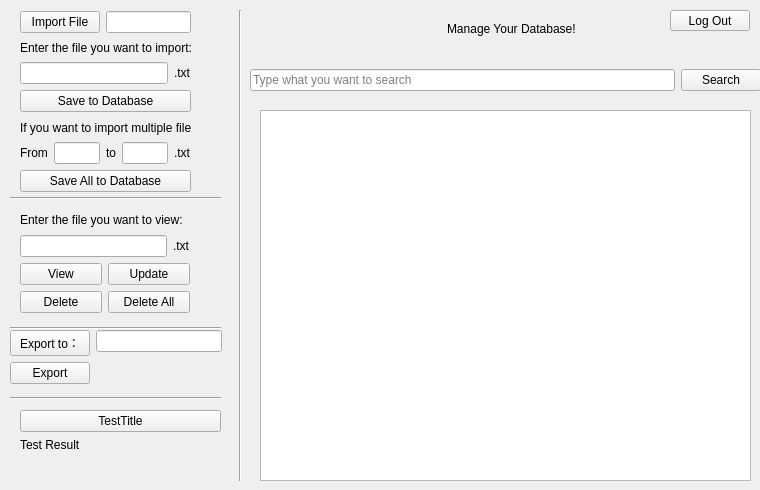
<?xml version="1.0" encoding="UTF-8"?>
<ui version="4.0">
 <class>MainViewWidget</class>
 <widget class="QWidget" name="MainViewWidget">
  <property name="geometry">
   <rect>
    <x>0</x>
    <y>0</y>
    <width>760</width>
    <height>490</height>
   </rect>
  </property>
  <property name="windowTitle">
   <string>Form</string>
  </property>
  <widget class="QWidget" name="wTitle" native="true">
   <property name="geometry">
    <rect>
     <x>410</x>
     <y>10</y>
     <width>203</width>
     <height>38</height>
    </rect>
   </property>
   <layout class="QHBoxLayout" name="horizontalLayout">
    <item>
     <spacer name="horizontalSpacer">
      <property name="orientation">
       <enum>Qt::Horizontal</enum>
      </property>
      <property name="sizeHint" stdset="0">
       <size>
        <width>37</width>
        <height>17</height>
       </size>
      </property>
     </spacer>
    </item>
    <item>
     <widget class="QLabel" name="lblTitle">
      <property name="text">
       <string>Manage Your Database!</string>
      </property>
     </widget>
    </item>
    <item>
     <spacer name="horizontalSpacer_2">
      <property name="orientation">
       <enum>Qt::Horizontal</enum>
      </property>
      <property name="sizeHint" stdset="0">
       <size>
        <width>14</width>
        <height>17</height>
       </size>
      </property>
     </spacer>
    </item>
   </layout>
  </widget>
  <widget class="QWidget" name="wSearch" native="true">
   <property name="geometry">
    <rect>
     <x>250</x>
     <y>60</y>
     <width>511</width>
     <height>40</height>
    </rect>
   </property>
   <layout class="QHBoxLayout" name="horizontalLayout_2">
    <item>
     <widget class="QLineEdit" name="leSearch">
      <property name="placeholderText">
       <string>Type what you want to search</string>
      </property>
     </widget>
    </item>
    <item>
     <widget class="QPushButton" name="btnSearch">
      <property name="text">
       <string>Search</string>
      </property>
     </widget>
    </item>
   </layout>
  </widget>
  <widget class="Line" name="line">
   <property name="geometry">
    <rect>
     <x>230</x>
     <y>10</y>
     <width>20</width>
     <height>471</height>
    </rect>
   </property>
   <property name="orientation">
    <enum>Qt::Vertical</enum>
   </property>
  </widget>
  <widget class="QWidget" name="wExport" native="true">
   <property name="geometry">
    <rect>
     <x>10</x>
     <y>330</y>
     <width>212</width>
     <height>67</height>
    </rect>
   </property>
   <layout class="QFormLayout" name="formLayout">
    <item row="0" column="0">
     <widget class="QPushButton" name="btnExportPath">
      <property name="text">
       <string>Export to：</string>
      </property>
     </widget>
    </item>
    <item row="0" column="1">
     <widget class="QLineEdit" name="lblExportFile"/>
    </item>
    <item row="1" column="0">
     <widget class="QPushButton" name="btnExport">
      <property name="text">
       <string>Export</string>
      </property>
     </widget>
    </item>
   </layout>
  </widget>
  <widget class="QPushButton" name="btnLogOut">
   <property name="geometry">
    <rect>
     <x>670</x>
     <y>10</y>
     <width>80</width>
     <height>21</height>
    </rect>
   </property>
   <property name="text">
    <string>Log Out</string>
   </property>
  </widget>
  <widget class="QPlainTextEdit" name="pteTotalView">
   <property name="geometry">
    <rect>
     <x>260</x>
     <y>110</y>
     <width>491</width>
     <height>371</height>
    </rect>
   </property>
  </widget>
  <widget class="QWidget" name="layoutWidget">
   <property name="geometry">
    <rect>
     <x>20</x>
     <y>120</y>
     <width>171</width>
     <height>72</height>
    </rect>
   </property>
   <layout class="QVBoxLayout" name="verticalLayout">
    <item>
     <widget class="QLabel" name="lblFromTo">
      <property name="text">
       <string>If you want to import multiple files:</string>
      </property>
     </widget>
    </item>
    <item>
     <layout class="QHBoxLayout" name="horizontalLayout_3">
      <item>
       <widget class="QLabel" name="lblFrom">
        <property name="text">
         <string>From</string>
        </property>
       </widget>
      </item>
      <item>
       <widget class="QLineEdit" name="leFrom"/>
      </item>
      <item>
       <widget class="QLabel" name="lblTo">
        <property name="text">
         <string>to</string>
        </property>
       </widget>
      </item>
      <item>
       <widget class="QLineEdit" name="leTo"/>
      </item>
      <item>
       <widget class="QLabel" name="lbltxt_2">
        <property name="text">
         <string>.txt</string>
        </property>
       </widget>
      </item>
     </layout>
    </item>
    <item>
     <widget class="QPushButton" name="btnSaveAll">
      <property name="text">
       <string>Save All to Database</string>
      </property>
     </widget>
    </item>
   </layout>
  </widget>
  <widget class="QWidget" name="layoutWidget">
   <property name="geometry">
    <rect>
     <x>20</x>
     <y>40</y>
     <width>171</width>
     <height>72</height>
    </rect>
   </property>
   <layout class="QVBoxLayout" name="verticalLayout_2">
    <item>
     <widget class="QLabel" name="lblFilename">
      <property name="text">
       <string>Enter the file you want to import:</string>
      </property>
     </widget>
    </item>
    <item>
     <layout class="QHBoxLayout" name="horizontalLayout_4">
      <item>
       <widget class="QLineEdit" name="leFilename"/>
      </item>
      <item>
       <widget class="QLabel" name="lbltxt">
        <property name="text">
         <string>.txt</string>
        </property>
       </widget>
      </item>
     </layout>
    </item>
    <item>
     <widget class="QPushButton" name="btnSaveOne">
      <property name="text">
       <string>Save to Database</string>
      </property>
     </widget>
    </item>
   </layout>
  </widget>
  <widget class="Line" name="line_2">
   <property name="geometry">
    <rect>
     <x>10</x>
     <y>190</y>
     <width>211</width>
     <height>16</height>
    </rect>
   </property>
   <property name="orientation">
    <enum>Qt::Horizontal</enum>
   </property>
  </widget>
  <widget class="QWidget" name="layoutWidget">
   <property name="geometry">
    <rect>
     <x>20</x>
     <y>210</y>
     <width>170</width>
     <height>103</height>
    </rect>
   </property>
   <layout class="QVBoxLayout" name="verticalLayout_3">
    <item>
     <widget class="QLabel" name="lblView">
      <property name="text">
       <string>Enter the file you want to view:</string>
      </property>
     </widget>
    </item>
    <item>
     <layout class="QHBoxLayout" name="horizontalLayout_5">
      <item>
       <widget class="QLineEdit" name="leViewFile"/>
      </item>
      <item>
       <widget class="QLabel" name="lbltxt_3">
        <property name="text">
         <string>.txt</string>
        </property>
       </widget>
      </item>
     </layout>
    </item>
    <item>
     <layout class="QHBoxLayout" name="horizontalLayout_6">
      <item>
       <widget class="QPushButton" name="btnView">
        <property name="text">
         <string>View</string>
        </property>
       </widget>
      </item>
      <item>
       <widget class="QPushButton" name="btnUpdate">
        <property name="text">
         <string>Update</string>
        </property>
       </widget>
      </item>
     </layout>
    </item>
    <item>
     <layout class="QHBoxLayout" name="horizontalLayout_7">
      <item>
       <widget class="QPushButton" name="btnDelete">
        <property name="text">
         <string>Delete</string>
        </property>
       </widget>
      </item>
      <item>
       <widget class="QPushButton" name="btnDeleteAll">
        <property name="text">
         <string>Delete All</string>
        </property>
       </widget>
      </item>
     </layout>
    </item>
   </layout>
  </widget>
  <widget class="Line" name="line_3">
   <property name="geometry">
    <rect>
     <x>10</x>
     <y>320</y>
     <width>211</width>
     <height>16</height>
    </rect>
   </property>
   <property name="orientation">
    <enum>Qt::Horizontal</enum>
   </property>
  </widget>
  <widget class="QWidget" name="layoutWidget">
   <property name="geometry">
    <rect>
     <x>20</x>
     <y>10</y>
     <width>171</width>
     <height>24</height>
    </rect>
   </property>
   <layout class="QHBoxLayout" name="horizontalLayout_8">
    <item>
     <widget class="QPushButton" name="btnImportFile">
      <property name="text">
       <string>Import File</string>
      </property>
     </widget>
    </item>
    <item>
     <widget class="QLineEdit" name="leImportFile">
      <property name="readOnly">
       <bool>true</bool>
      </property>
     </widget>
    </item>
   </layout>
  </widget>
  <widget class="Line" name="line_4">
   <property name="geometry">
    <rect>
     <x>10</x>
     <y>390</y>
     <width>211</width>
     <height>16</height>
    </rect>
   </property>
   <property name="orientation">
    <enum>Qt::Horizontal</enum>
   </property>
  </widget>
  <widget class="QWidget" name="">
   <property name="geometry">
    <rect>
     <x>20</x>
     <y>410</y>
     <width>201</width>
     <height>42</height>
    </rect>
   </property>
   <layout class="QVBoxLayout" name="verticalLayout_4">
    <item>
     <widget class="QPushButton" name="btnTest">
      <property name="text">
       <string>TestTitle</string>
      </property>
     </widget>
    </item>
    <item>
     <widget class="QLabel" name="lblTest">
      <property name="text">
       <string>Test Result</string>
      </property>
     </widget>
    </item>
   </layout>
  </widget>
 </widget>
 <resources/>
 <connections/>
</ui>
